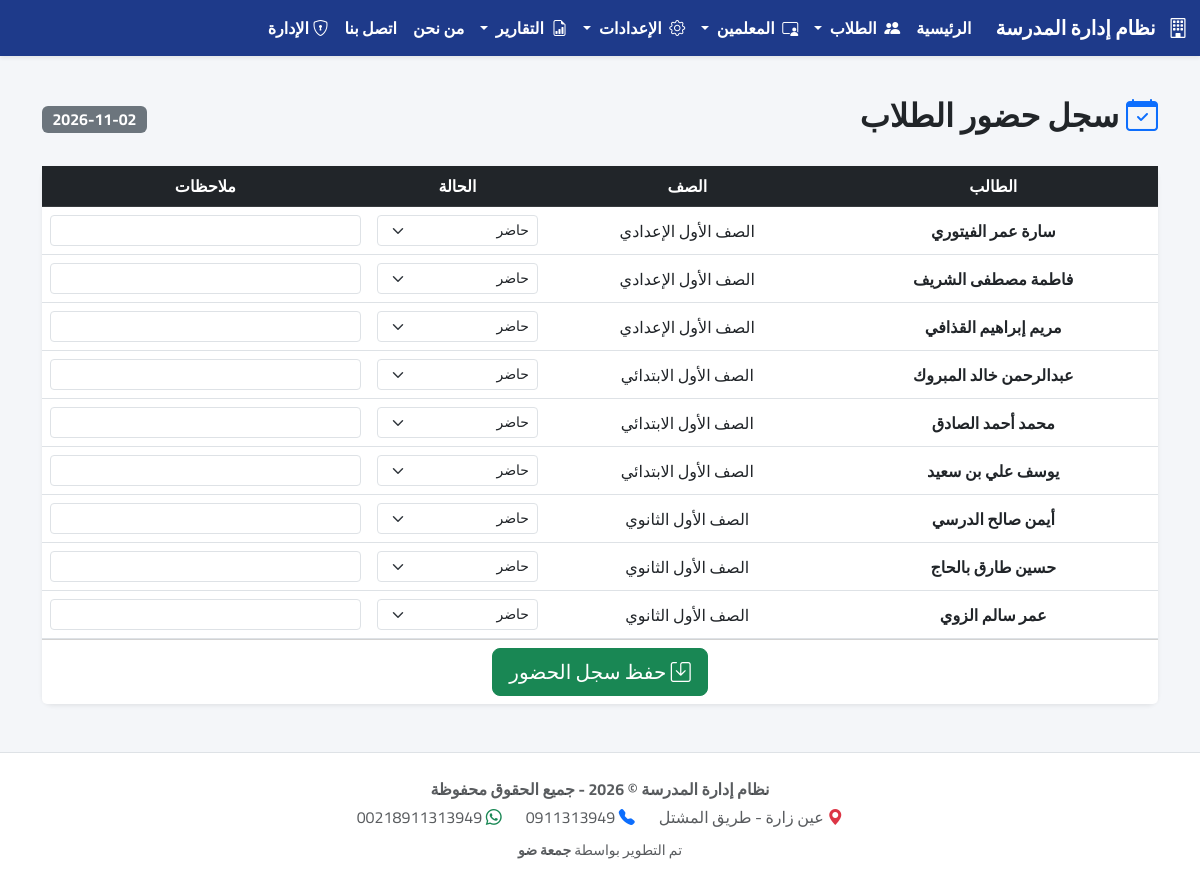
The page /students/attendance/ on the database its author committed.
### students/models.py (models this page shows, shortened)
class Student(models.Model):
    name = models.CharField(max_length=150, verbose_name="اسم الطالب الرباعي")
    grade = models.ForeignKey(Grade, on_delete=models.SET_NULL, null=True, verbose_name="الصف الدراسي")
    parent_name = models.CharField(max_length=150, verbose_name="اسم ولي الأمر", blank=True, null=True)
    phone = models.CharField(max_length=20, verbose_name="رقم الواتساب", blank=True, null=True, help_text="مثال: 218910000000")
    bank_name = models.CharField(max_length=100, verbose_name="اسم المصرف", blank=True, null=True)
    bank_branch = models.CharField(max_length=100, verbose_name="الفرع", blank=True, null=True)
    bank_account = models.CharField(max_length=50, verbose_name="رقم الحساب (IBAN)", blank=True, null=True)
    account_number = models.CharField(max_length=50, verbose_name="رقم الحساب", blank=True, null=True)
    account_holder = models.CharField(max_length=150, verbose_name="اسم صاحب الحساب (الرباعي)", blank=True, null=True)
    total_fees = models.DecimalField(max_digits=10, decimal_places=2, default=0.00, verbose_name="إجمالي الرسوم")
    discount = models.DecimalField(max_digits=10, decimal_places=2, default=0.00, verbose_name="التخفيضات")
    is_active = models.BooleanField(default=True, verbose_name="نشط")
    created_at = models.DateTimeField(auto_now_add=True, verbose_name="تاريخ التسجيل")
    class Meta:
        verbose_name = "طالب"
        verbose_name_plural = "الطلاب"

### academics/models.py (models this page shows, shortened)
class Grade(models.Model):
    name = models.CharField(max_length=50, verbose_name="الصف الدراسي", unique=True)
    class Meta:
        verbose_name = "الصف"
        verbose_name_plural = "الصفوف"

### students/views.py (the view, shortened to what this page needs)
# urls.py: path('attendance/', StudentAttendanceView.as_view(), name='student_attendance'), # <--- جديد
class StudentAttendanceView(TemplateView):
    template_name = 'students/attendance.html'
    def get_context_data(self, **kwargs):
        context = super().get_context_data(**kwargs)
        try:
            students = Student.objects.filter(is_active=True).order_by('grade__name', 'name')
            today = timezone.now().date()
            attendance_today = {a.student_id: a for a in StudentAttendance.objects.filter(date=today)}
            students_with_status = []
            for student in students:
                attendance = attendance_today.get(student.id)
                students_with_status.append({
                    'student': student,
                    'status': attendance.status if attendance else 'حاضر',
                    'note': attendance.note if attendance else ''
                })
            context.update({
                'students_with_status': students_with_status,
                'today': today,
            })
        except Exception as e:
            messages.error(self.request, f"حدث خطأ: {str(e)}")
            context.update({'students_with_status': [], 'today': timezone.now()})
        return context

### templates/students/attendance.html (shortened to what this page needs)
{% extends 'base.html' %}
{% block content %}
<div class="d-flex justify-content-between align-items-center mb-4 mt-3">
    <h2 class="fw-bold text-dark"><i class="bi bi-calendar-check text-primary"></i> سجل حضور الطلاب</h2>
    <span class="badge bg-secondary fs-6">{{ today|date:"Y-m-d" }}</span>
</div>
<div class="card shadow-sm border-0">
    <form method="POST">
        <div class="table-responsive">
            <table class="table table-hover text-center align-middle mb-0">
                <thead class="table-dark">
                    <tr>
                        <th>الطالب</th>
                        <th>الصف</th>
                        <th>الحالة</th>
                        <th>ملاحظات</th>
                    </tr>
                </thead>
                <tbody>
                    {% for item in students_with_status %}
                    <tr>
                        <td class="fw-bold">{{ item.student.name }}</td>
                        <td>{{ item.student.grade.name }}</td>
                        <td>
                            <select name="status[]" class="form-select form-select-sm">
                                <option value="حاضر" {% if item.status == 'حاضر' %}selected{% endif %}>حاضر</option>
                            </select>
                        </td>
                        <td>
                            <input type="text" name="note[]" class="form-control form-control-sm" value="{{ item.note|default:'' }}">
                        </td>
                    </tr>
                    {% empty %}
                    <tr><td colspan="4" class="text-muted py-4">لا يوجد طلاب مسجلين.</td></tr>
                    {% endfor %}
                </tbody>
            </table>
        </div>
        <div class="card-footer bg-white text-center">
            <button type="submit" class="btn btn-success btn-lg"><i class="bi bi-save"></i> حفظ سجل الحضور</button>
        </div>
    </form>
</div>
{% endblock %}

### templates/base.html (style rules this page uses)
body { font-family: 'Cairo', sans-serif; background-color: #f4f6f9; min-height: 100vh; display: flex; flex-direction: column; }
.card { border-radius: 10px; }

### rows shown on the page
Student: student.name "سارة عمر الفيتوري", student.grade.name "الصف الأول الإعدادي"
Student: student.name "فاطمة مصطفى الشريف", student.grade.name "الصف الأول الإعدادي"
Student: student.name "مريم إبراهيم القذافي", student.grade.name "الصف الأول الإعدادي"
Student: student.name "عبدالرحمن خالد المبروك", student.grade.name "الصف الأول الابتدائي"
Student: student.name "محمد أحمد الصادق", student.grade.name "الصف الأول الابتدائي"
Student: student.name "يوسف علي بن سعيد", student.grade.name "الصف الأول الابتدائي"
Student: student.name "أيمن صالح الدرسي", student.grade.name "الصف الأول الثانوي"
Student: student.name "حسين طارق بالحاج", student.grade.name "الصف الأول الثانوي"
Student: student.name "عمر سالم الزوي", student.grade.name "الصف الأول الثانوي"
